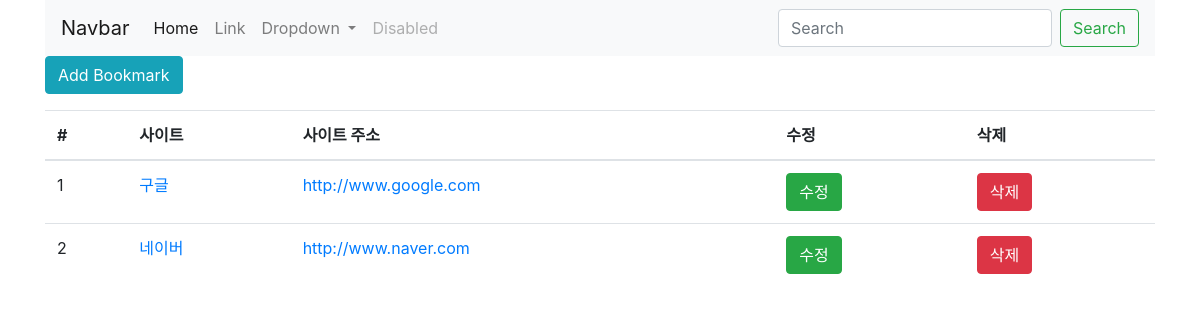
Before: /bookmark/ with the older database file.
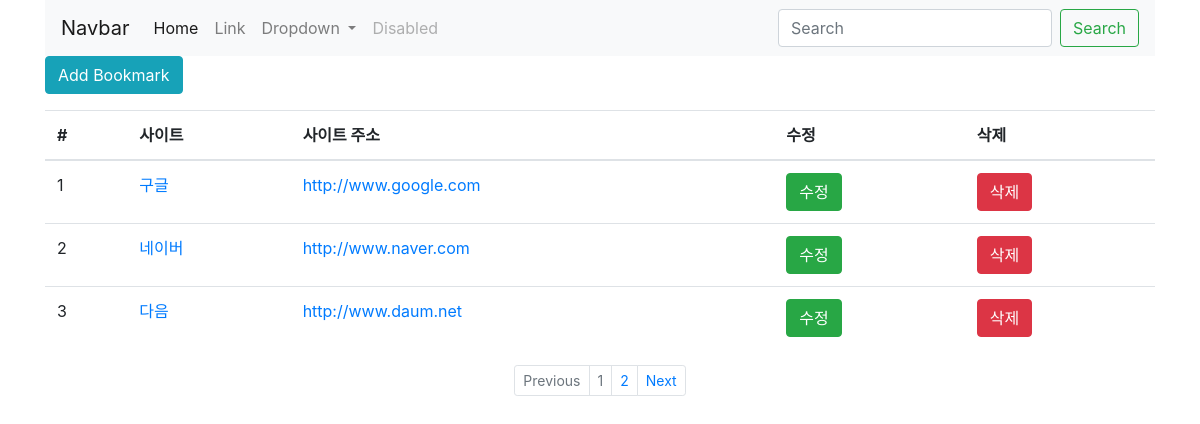
After: the same page with the newer database file.
### bookmark/models.py (models this page shows, shortened)
class Bookmark(models.Model):
    site_name = models.CharField(max_length=100)
    url = models.URLField('사이트 주소')

### bookmark/views.py (the view)
# urls.py: path('', BookmarkListView.as_view(), name='list'),
class BookmarkListView(ListView):
    model = Bookmark
    paginate_by = 3

### bookmark/templates/bookmark/bookmark_list.html (shortened to what this page needs)
{% extends 'Base.html' %}
{% block content %}
<div class="btn-group">
    <a href="add" class="btn btn-info">Add Bookmark</a>
</div>
<table class="table">
    <thead>
    <tr>
        <th scope="col">#</th>
        <th scope="col">사이트</th>
        <th scope="col">사이트 주소</th>
        <th scope="col">수정</th>
        <th scope="col">삭제</th>
    </tr>
    </thead>
    <tbody>
    {% for bookmark in object_list %}
    <tr>
        <td>{{ forloop.counter }}</td>
        <td><a href="detail/{{ bookmark.id }}">{{ bookmark.site_name }}</a></td>
        <td><a href="{{ bookmark.url }}">{{ bookmark.url }}</a></td>
        <td><a href="update/{{ bookmark.id }}" class="btn btn-success">수정</a></td>
        <td><a href="delete/{{ bookmark.id }}" class="btn btn-danger">삭제</a></td>
    </tr>
    {% endfor %}
    </tbody>
</table>
{% if is_paginated %}
<ul class="pagination justify-content-center pagination-sm">
    {% if page_obj.has_previous %}
    <li class="page-item">
        <a class="page-link" href="{% url 'list' %}?page={{ page_obj.previous_page_number }}" tabindex="-1">Previous</a>
    </li>
    {% else %}
    <li class="page-item disabled">
        <a class="page-link" href="#" tabindex="-1">Previous</a>
    </li>
    {% endif %}
    {% for object in page_obj.paginator.page_range %}
    <li class="page-item {% if page_obj.number == forloop.counter %}disabled{% endif %}">
        <a class="page-link" href="{{ request.path }}?page={{ forloop.counter }}">{{ forloop.counter }}</a>
    </li>
    {% endfor %}
    {% if page_obj.has_next %}
    <li class="page-item">
        <a class="page-link" href="{% url 'list' %}?page={{ page_obj.next_page_number }}">Next</a>
    </li>
    {% else %}
    <li class="page-item disabled">
        <a class="page-link" href="#">Next</a>
    </li>
    {% endif %}
</ul>
{% endif %}
{% endblock %}

### templates/Base.html (shortened to what this page needs)
<!DOCTYPE html>
<html lang="en">
<head>
    <link rel="stylesheet" href="https://stackpath.bootstrapcdn.com/bootstrap/4.3.1/css/bootstrap.min.css"
>
</head>
<body>
<div class="container">
    <nav class="navbar navbar-expand-lg navbar-light bg-light">
        <a class="navbar-brand" href="#">Navbar</a>
        <div class="collapse navbar-collapse" id="navbarSupportedContent">
            <ul class="navbar-nav mr-auto">
                <li class="nav-item active">
                    <a class="nav-link" href="#">Home <span class="sr-only">(current)</span></a>
                </li>
                <li class="nav-item">
                    <a class="nav-link" href="#">Link</a>
                </li>
                <li class="nav-item dropdown">
                    <a class="nav-link dropdown-toggle" href="#" id="navbarDropdown" role="button"
                       data-toggle="dropdown"
                       aria-haspopup="true" aria-expanded="false">
                        Dropdown
                    </a>
                </li>
                <li class="nav-item">
                    <a class="nav-link disabled" href="#" tabindex="-1" aria-disabled="true">Disabled</a>
                </li>
            </ul>
            <form class="form-inline my-2 my-lg-0">
                <input class="form-control mr-sm-2" type="search" placeholder="Search" aria-label="Search">
                <button class="btn btn-outline-success my-2 my-sm-0" type="submit">Search</button>
            </form>
        </div>
    </nav>
    {% block content %}
    {% endblock %}
</div>
</body>
</html>

Changed rows visible on the page:
added Bookmark: site_name "다음", url "http://www.daum.net"
Other visible differences:
text now shown: "Previous Next"
new list line: "1"
new list line: "2"
